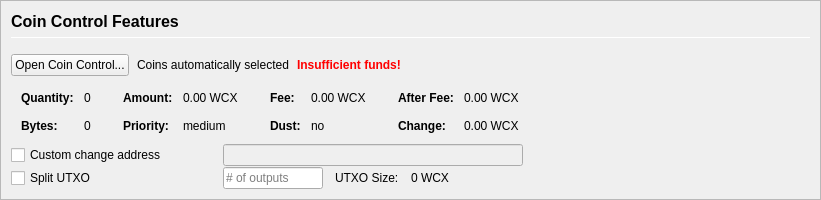
         <widget class="QFrame" name="frameCoinControl">
          <property name="sizePolicy">
           <sizepolicy hsizetype="Expanding" vsizetype="Expanding">
            <horstretch>0</horstretch>
            <verstretch>0</verstretch>
           </sizepolicy>
          </property>
          <property name="maximumSize">
           <size>
            <width>16777215</width>
            <height>16777215</height>
           </size>
          </property>
          <property name="frameShape">
           <enum>QFrame::StyledPanel</enum>
          </property>
          <property name="frameShadow">
           <enum>QFrame::Sunken</enum>
          </property>
          <layout class="QVBoxLayout" name="verticalLayoutCoinControl2">
           <property name="spacing">
            <number>0</number>
           </property>
           <property name="leftMargin">
            <number>0</number>
           </property>
           <property name="topMargin">
            <number>0</number>
           </property>
           <property name="rightMargin">
            <number>0</number>
           </property>
           <property name="bottomMargin">
            <number>0</number>
           </property>
           <item>
            <widget class="QFrame" name="frameCoinControl_BG">
             <layout class="QVBoxLayout" name="verticalLayoutCoinControl" stretch="0,0,0,0,0,0">
              <property name="spacing">
               <number>1</number>
              </property>
              <property name="leftMargin">
               <number>10</number>
              </property>
              <property name="topMargin">
               <number>10</number>
              </property>
              <item>
               <layout class="QHBoxLayout" name="horizontalLayoutCoinControl1">
                <property name="bottomMargin">
                 <number>15</number>
                </property>
                <item>
                 <layout class="QVBoxLayout" name="verticalLayout_3">
                  <property name="spacing">
                   <number>6</number>
                  </property>
                  <item>
                   <widget class="QLabel" name="labelCoinControlFeatures">
                    <property name="sizePolicy">
                     <sizepolicy hsizetype="Preferred" vsizetype="Maximum">
                      <horstretch>0</horstretch>
                      <verstretch>0</verstretch>
                     </sizepolicy>
                    </property>
                    <property name="minimumSize">
                     <size>
                      <width>0</width>
                      <height>20</height>
                     </size>
                    </property>
                    <property name="font">
                     <font>
                      <pointsize>12</pointsize>
                      <weight>75</weight>
                      <bold>true</bold>
                     </font>
                    </property>
                    <property name="styleSheet">
                     <string notr="true">font-weight:bold;</string>
                    </property>
                    <property name="text">
                     <string>Coin Control Features</string>
                    </property>
                   </widget>
                  </item>
                  <item>
                   <widget class="Line" name="line">
                    <property name="minimumSize">
                     <size>
                      <width>0</width>
                      <height>1</height>
                     </size>
                    </property>
                    <property name="maximumSize">
                     <size>
                      <width>16777215</width>
                      <height>1</height>
                     </size>
                    </property>
                    <property name="orientation">
                     <enum>Qt::Horizontal</enum>
                    </property>
                   </widget>
                  </item>
                 </layout>
                </item>
               </layout>
              </item>
              <item>
               <layout class="QHBoxLayout" name="horizontalLayoutCoinControl2" stretch="0,0,0,0">
                <property name="spacing">
                 <number>8</number>
                </property>
                <property name="bottomMargin">
                 <number>10</number>
                </property>
                <item>
                 <widget class="QPushButton" name="pushButtonCoinControl">
                  <property name="styleSheet">
                   <string notr="true"/>
                  </property>
                  <property name="text">
                   <string>Open Coin Control...</string>
                  </property>
                  <property name="autoDefault">
                   <bool>false</bool>
                  </property>
                 </widget>
                </item>
                <item>
                 <widget class="QLabel" name="labelCoinControlAutomaticallySelected">
                  <property name="text">
                   <string>Coins automatically selected</string>
                  </property>
                  <property name="margin">
                   <number>5</number>
                  </property>
                 </widget>
                </item>
                <item>
                 <widget class="QLabel" name="labelCoinControlInsuffFunds">
                  <property name="font">
                   <font>
                    <weight>75</weight>
                    <bold>true</bold>
                   </font>
                  </property>
                  <property name="styleSheet">
                   <string notr="true">color:red;font-weight:bold;</string>
                  </property>
                  <property name="text">
                   <string>Insufficient funds!</string>
                  </property>
                  <property name="margin">
                   <number>5</number>
                  </property>
                 </widget>
                </item>
                <item>
                 <spacer name="horizontalSpacerCoinControl">
                  <property name="orientation">
                   <enum>Qt::Horizontal</enum>
                  </property>
                  <property name="sizeHint" stdset="0">
                   <size>
                    <width>40</width>
                    <height>1</height>
                   </size>
                  </property>
                 </spacer>
                </item>
               </layout>
              </item>
              <item>
               <widget class="QWidget" name="widgetCoinControl" native="true">
                <property name="sizePolicy">
                 <sizepolicy hsizetype="Preferred" vsizetype="Preferred">
                  <horstretch>0</horstretch>
                  <verstretch>0</verstretch>
                 </sizepolicy>
                </property>
                <property name="minimumSize">
                 <size>
                  <width>0</width>
                  <height>0</height>
                 </size>
                </property>
                <property name="styleSheet">
                 <string notr="true"/>
                </property>
                <layout class="QHBoxLayout" name="horizontalLayoutCoinControl5">
                 <property name="leftMargin">
                  <number>0</number>
                 </property>
                 <property name="topMargin">
                  <number>0</number>
                 </property>
                 <property name="rightMargin">
                  <number>0</number>
                 </property>
                 <property name="bottomMargin">
                  <number>0</number>
                 </property>
                 <item>
                  <layout class="QHBoxLayout" name="horizontalLayoutCoinControl3" stretch="0,0,0,1">
                   <property name="spacing">
                    <number>20</number>
                   </property>
                   <property name="topMargin">
                    <number>0</number>
                   </property>
                   <property name="bottomMargin">
                    <number>10</number>
                   </property>
                   <item>
                    <layout class="QFormLayout" name="formLayoutCoinControl1">
                     <property name="horizontalSpacing">
                      <number>10</number>
                     </property>
                     <property name="verticalSpacing">
                      <number>14</number>
                     </property>
                     <property name="leftMargin">
                      <number>10</number>
                     </property>
                     <property name="topMargin">
                      <number>4</number>
                     </property>
                     <property name="rightMargin">
                      <number>6</number>
                     </property>
                     <item row="0" column="0">
                      <widget class="QLabel" name="labelCoinControlQuantityText">
                       <property name="font">
                        <font>
                         <weight>75</weight>
                         <bold>true</bold>
                        </font>
                       </property>
                       <property name="text">
                        <string>Quantity:</string>
                       </property>
                       <property name="margin">
                        <number>0</number>
                       </property>
                      </widget>
                     </item>
                     <item row="0" column="1">
                      <widget class="QLabel" name="labelCoinControlQuantity">
                       <property name="cursor">
                        <cursorShape>IBeamCursor</cursorShape>
                       </property>
                       <property name="contextMenuPolicy">
                        <enum>Qt::ActionsContextMenu</enum>
                       </property>
                       <property name="text">
                        <string notr="true">0</string>
                       </property>
                       <property name="margin">
                        <number>0</number>
                       </property>
                       <property name="textInteractionFlags">
                        <set>Qt::LinksAccessibleByMouse|Qt::TextSelectableByKeyboard|Qt::TextSelectableByMouse</set>
                       </property>
                      </widget>
                     </item>
                     <item row="1" column="0">
                      <widget class="QLabel" name="labelCoinControlBytesText">
                       <property name="font">
                        <font>
                         <weight>75</weight>
                         <bold>true</bold>
                        </font>
                       </property>
                       <property name="text">
                        <string>Bytes:</string>
                       </property>
                      </widget>
                     </item>
                     <item row="1" column="1">
                      <widget class="QLabel" name="labelCoinControlBytes">
                       <property name="cursor">
                        <cursorShape>IBeamCursor</cursorShape>
                       </property>
                       <property name="contextMenuPolicy">
                        <enum>Qt::ActionsContextMenu</enum>
                       </property>
                       <property name="text">
                        <string notr="true">0</string>
                       </property>
                       <property name="textInteractionFlags">
                        <set>Qt::LinksAccessibleByMouse|Qt::TextSelectableByKeyboard|Qt::TextSelectableByMouse</set>
                       </property>
                      </widget>
                     </item>
                    </layout>
                   </item>
                   <item>
                    <layout class="QFormLayout" name="formLayoutCoinControl2">
                     <property name="horizontalSpacing">
                      <number>10</number>
                     </property>
                     <property name="verticalSpacing">
                      <number>14</number>
                     </property>
                     <property name="leftMargin">
                      <number>6</number>
                     </property>
                     <property name="topMargin">
                      <number>4</number>
                     </property>
                     <property name="rightMargin">
                      <number>6</number>
                     </property>
                     <item row="0" column="0">
                      <widget class="QLabel" name="labelCoinControlAmountText">
                       <property name="font">
                        <font>
                         <weight>75</weight>
                         <bold>true</bold>
                        </font>
                       </property>
                       <property name="text">
                        <string>Amount:</string>
                       </property>
                       <property name="margin">
                        <number>0</number>
                       </property>
                      </widget>
                     </item>
                     <item row="0" column="1">
                      <widget class="QLabel" name="labelCoinControlAmount">
                       <property name="cursor">
                        <cursorShape>IBeamCursor</cursorShape>
                       </property>
                       <property name="contextMenuPolicy">
                        <enum>Qt::ActionsContextMenu</enum>
                       </property>
                       <property name="text">
                        <string notr="true">0.00 WCX</string>
                       </property>
                       <property name="textInteractionFlags">
                        <set>Qt::LinksAccessibleByMouse|Qt::TextSelectableByKeyboard|Qt::TextSelectableByMouse</set>
                       </property>
                      </widget>
                     </item>
                     <item row="1" column="0">
                      <widget class="QLabel" name="labelCoinControlPriorityText">
                       <property name="font">
                        <font>
                         <weight>75</weight>
                         <bold>true</bold>
                        </font>
                       </property>
                       <property name="text">
                        <string>Priority:</string>
                       </property>
                      </widget>
                     </item>
                     <item row="1" column="1">
                      <widget class="QLabel" name="labelCoinControlPriority">
                       <property name="cursor">
                        <cursorShape>IBeamCursor</cursorShape>
                       </property>
                       <property name="contextMenuPolicy">
                        <enum>Qt::ActionsContextMenu</enum>
                       </property>
                       <property name="text">
                        <string>medium</string>
                       </property>
                       <property name="textInteractionFlags">
                        <set>Qt::LinksAccessibleByMouse|Qt::TextSelectableByKeyboard|Qt::TextSelectableByMouse</set>
                       </property>
                      </widget>
                     </item>
                    </layout>
                   </item>
                   <item>
                    <layout class="QFormLayout" name="formLayoutCoinControl3">
                     <property name="horizontalSpacing">
                      <number>10</number>
                     </property>
                     <property name="verticalSpacing">
                      <number>14</number>
                     </property>
                     <property name="leftMargin">
                      <number>6</number>
                     </property>
                     <property name="topMargin">
                      <number>4</number>
                     </property>
                     <property name="rightMargin">
                      <number>6</number>
                     </property>
                     <item row="0" column="0">
                      <widget class="QLabel" name="labelCoinControlFeeText">
                       <property name="font">
                        <font>
                         <weight>75</weight>
                         <bold>true</bold>
                        </font>
                       </property>
                       <property name="text">
                        <string>Fee:</string>
                       </property>
                       <property name="margin">
                        <number>0</number>
                       </property>
                      </widget>
                     </item>
                     <item row="0" column="1">
                      <widget class="QLabel" name="labelCoinControlFee">
                       <property name="cursor">
                        <cursorShape>IBeamCursor</cursorShape>
                       </property>
                       <property name="contextMenuPolicy">
                        <enum>Qt::ActionsContextMenu</enum>
                       </property>
                       <property name="text">
                        <string notr="true">0.00 WCX</string>
                       </property>
                       <property name="textInteractionFlags">
                        <set>Qt::LinksAccessibleByMouse|Qt::TextSelectableByKeyboard|Qt::TextSelectableByMouse</set>
                       </property>
                      </widget>
                     </item>
                     <item row="1" column="0">
                      <widget class="QLabel" name="labelCoinControlLowOutputText">
                       <property name="font">
                        <font>
                         <weight>75</weight>
                         <bold>true</bold>
                        </font>
                       </property>
                       <property name="text">
                        <string>Dust:</string>
                       </property>
                      </widget>
                     </item>
                     <item row="1" column="1">
                      <widget class="QLabel" name="labelCoinControlLowOutput">
                       <property name="cursor">
                        <cursorShape>IBeamCursor</cursorShape>
                       </property>
                       <property name="contextMenuPolicy">
                        <enum>Qt::ActionsContextMenu</enum>
                       </property>
                       <property name="text">
                        <string>no</string>
                       </property>
                       <property name="textInteractionFlags">
                        <set>Qt::LinksAccessibleByMouse|Qt::TextSelectableByKeyboard|Qt::TextSelectableByMouse</set>
                       </property>
                      </widget>
                     </item>
                    </layout>
                   </item>
                   <item>
                    <layout class="QFormLayout" name="formLayoutCoinControl4">
                     <property name="horizontalSpacing">
                      <number>10</number>
                     </property>
                     <property name="verticalSpacing">
                      <number>14</number>
                     </property>
                     <property name="leftMargin">
                      <number>6</number>
                     </property>
                     <property name="topMargin">
                      <number>4</number>
                     </property>
                     <property name="rightMargin">
                      <number>6</number>
                     </property>
                     <item row="0" column="0">
                      <widget class="QLabel" name="labelCoinControlAfterFeeText">
                       <property name="font">
                        <font>
                         <weight>75</weight>
                         <bold>true</bold>
                        </font>
                       </property>
                       <property name="text">
                        <string>After Fee:</string>
                       </property>
                       <property name="margin">
                        <number>0</number>
                       </property>
                      </widget>
                     </item>
                     <item row="0" column="1">
                      <widget class="QLabel" name="labelCoinControlAfterFee">
                       <property name="cursor">
                        <cursorShape>IBeamCursor</cursorShape>
                       </property>
                       <property name="contextMenuPolicy">
                        <enum>Qt::ActionsContextMenu</enum>
                       </property>
                       <property name="text">
                        <string notr="true">0.00 WCX</string>
                       </property>
                       <property name="textInteractionFlags">
                        <set>Qt::LinksAccessibleByMouse|Qt::TextSelectableByKeyboard|Qt::TextSelectableByMouse</set>
                       </property>
                      </widget>
                     </item>
                     <item row="1" column="0">
                      <widget class="QLabel" name="labelCoinControlChangeText">
                       <property name="font">
                        <font>
                         <weight>75</weight>
                         <bold>true</bold>
                        </font>
                       </property>
                       <property name="text">
                        <string>Change:</string>
                       </property>
                      </widget>
                     </item>
                     <item row="1" column="1">
                      <widget class="QLabel" name="labelCoinControlChange">
                       <property name="cursor">
                        <cursorShape>IBeamCursor</cursorShape>
                       </property>
                       <property name="contextMenuPolicy">
                        <enum>Qt::ActionsContextMenu</enum>
                       </property>
                       <property name="text">
                        <string notr="true">0.00 WCX</string>
                       </property>
                       <property name="textInteractionFlags">
                        <set>Qt::LinksAccessibleByMouse|Qt::TextSelectableByKeyboard|Qt::TextSelectableByMouse</set>
                       </property>
                      </widget>
                     </item>
                    </layout>
                   </item>
                  </layout>
                 </item>
                </layout>
               </widget>
              </item>
              <item>
               <layout class="QHBoxLayout" name="horizontalLayoutCoinControl4">
                <property name="spacing">
                 <number>12</number>
                </property>
                <property name="sizeConstraint">
                 <enum>QLayout::SetDefaultConstraint</enum>
                </property>
                <property name="topMargin">
                 <number>0</number>
                </property>
                <property name="rightMargin">
                 <number>0</number>
                </property>
                <item>
                 <widget class="QCheckBox" name="checkBoxCoinControlChange">
                  <property name="sizePolicy">
                   <sizepolicy hsizetype="Preferred" vsizetype="Preferred">
                    <horstretch>0</horstretch>
                    <verstretch>0</verstretch>
                   </sizepolicy>
                  </property>
                  <property name="minimumSize">
                   <size>
                    <width>200</width>
                    <height>0</height>
                   </size>
                  </property>
                  <property name="maximumSize">
                   <size>
                    <width>200</width>
                    <height>16777215</height>
                   </size>
                  </property>
                  <property name="toolTip">
                   <string>If this is activated, but the change address is empty or invalid, change will be sent to a newly generated address.</string>
                  </property>
                  <property name="text">
                   <string>Custom change address</string>
                  </property>
                 </widget>
                </item>
                <item>
                 <widget class="QValidatedLineEdit" name="lineEditCoinControlChange">
                  <property name="enabled">
                   <bool>false</bool>
                  </property>
                  <property name="sizePolicy">
                   <sizepolicy hsizetype="Preferred" vsizetype="Preferred">
                    <horstretch>0</horstretch>
                    <verstretch>0</verstretch>
                   </sizepolicy>
                  </property>
                  <property name="minimumSize">
                   <size>
                    <width>300</width>
                    <height>0</height>
                   </size>
                  </property>
                 </widget>
                </item>
                <item>
                 <widget class="QLabel" name="labelCoinControlChangeLabel">
                  <property name="sizePolicy">
                   <sizepolicy hsizetype="Preferred" vsizetype="Preferred">
                    <horstretch>0</horstretch>
                    <verstretch>0</verstretch>
                   </sizepolicy>
                  </property>
                  <property name="minimumSize">
                   <size>
                    <width>100</width>
                    <height>0</height>
                   </size>
                  </property>
                  <property name="text">
                   <string/>
                  </property>
                  <property name="margin">
                   <number>3</number>
                  </property>
                 </widget>
                </item>
               </layout>
              </item>
              <item>
               <layout class="QHBoxLayout" name="horizontalLayoutCoinControl6">
                <property name="spacing">
                 <number>12</number>
                </property>
                <property name="rightMargin">
                 <number>0</number>
                </property>
                <item>
                 <widget class="QCheckBox" name="splitBlockCheckBox">
                  <property name="sizePolicy">
                   <sizepolicy hsizetype="Preferred" vsizetype="Preferred">
                    <horstretch>0</horstretch>
                    <verstretch>0</verstretch>
                   </sizepolicy>
                  </property>
                  <property name="minimumSize">
                   <size>
                    <width>200</width>
                    <height>0</height>
                   </size>
                  </property>
                  <property name="maximumSize">
                   <size>
                    <width>200</width>
                    <height>16777215</height>
                   </size>
                  </property>
                  <property name="text">
                   <string>Split UTXO</string>
                  </property>
                 </widget>
                </item>
                <item>
                 <widget class="QLineEdit" name="splitBlockLineEdit">
                  <property name="sizePolicy">
                   <sizepolicy hsizetype="Preferred" vsizetype="Preferred">
                    <horstretch>50</horstretch>
                    <verstretch>0</verstretch>
                   </sizepolicy>
                  </property>
                  <property name="minimumSize">
                   <size>
                    <width>100</width>
                    <height>0</height>
                   </size>
                  </property>
                  <property name="maximumSize">
                   <size>
                    <width>100</width>
                    <height>16777215</height>
                   </size>
                  </property>
                  <property name="placeholderText">
                   <string># of outputs</string>
                  </property>
                 </widget>
                </item>
                <item>
                 <widget class="QLabel" name="labelBlockSizeText">
                  <property name="text">
                   <string>UTXO Size:</string>
                  </property>
                 </widget>
                </item>
                <item>
                 <widget class="QLabel" name="labelBlockSize">
                  <property name="text">
                   <string>0 WCX</string>
                  </property>
                 </widget>
                </item>
                <item>
                 <spacer name="horizontalSpacer_7">
                  <property name="orientation">
                   <enum>Qt::Horizontal</enum>
                  </property>
                  <property name="sizeHint" stdset="0">
                   <size>
                    <width>40</width>
                    <height>20</height>
                   </size>
                  </property>
                 </spacer>
                </item>
               </layout>
              </item>
              <item>
               <spacer name="verticalSpacerCoinControl">
                <property name="orientation">
                 <enum>Qt::Vertical</enum>
                </property>
                <property name="sizeHint" stdset="0">
                 <size>
                  <width>800</width>
                  <height>1</height>
                 </size>
                </property>
               </spacer>
              </item>
             </layout>
            </widget>
           </item>
          </layout>
         </widget>
